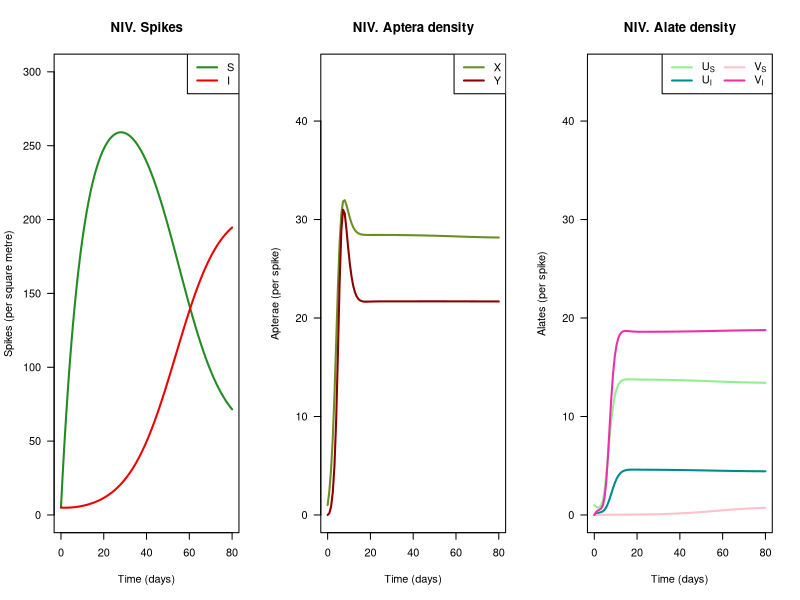
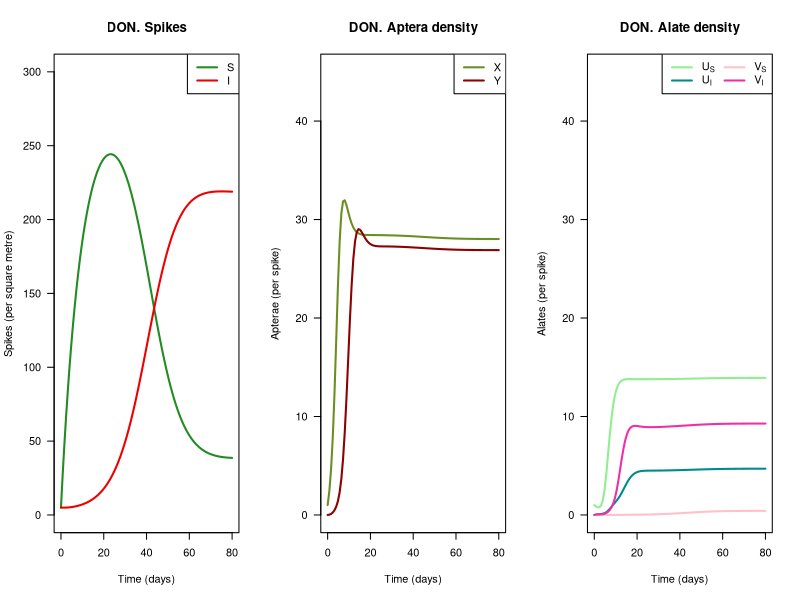
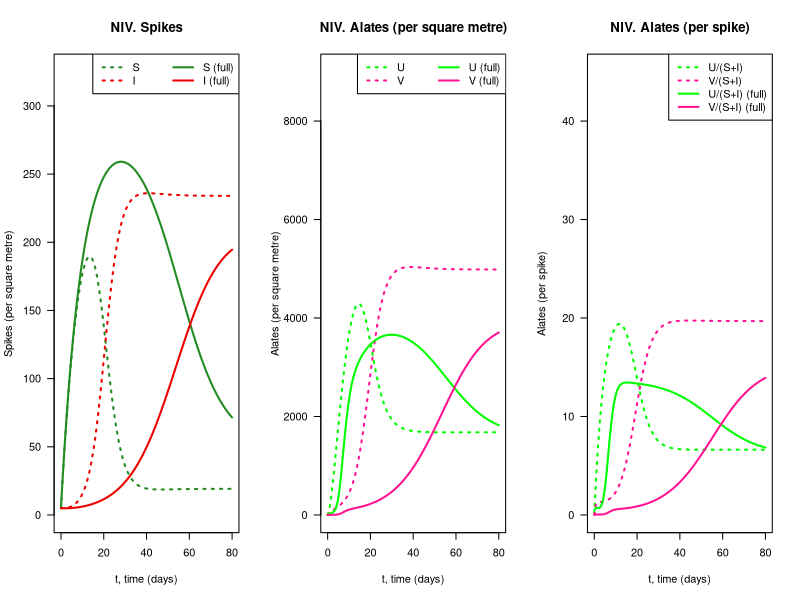
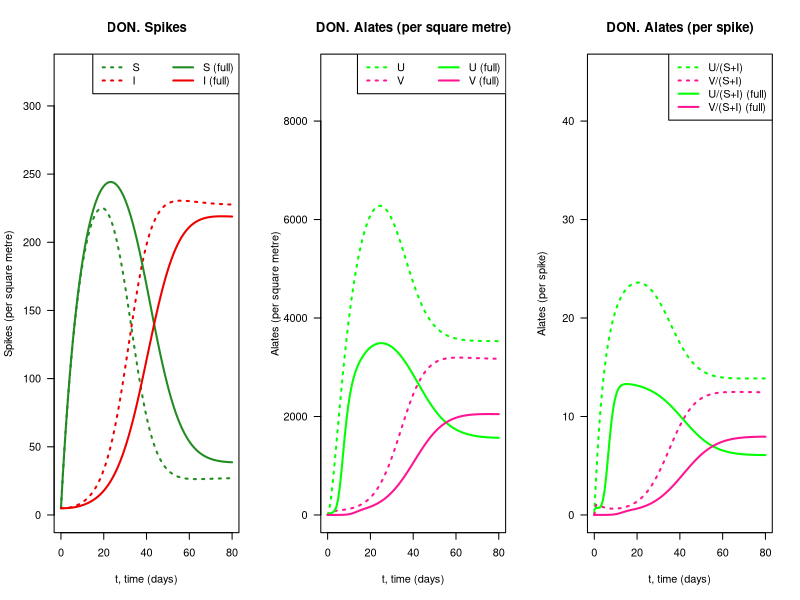

Recreate these plots in R, in order.
## ---- chunk 1
knitr::opts_chunk$set(echo = TRUE)
library(readxl)
library(deSolve)
library(fields)
library(sfsmisc)
## ---- chunk 2
fullModel <- function(t, y, par)
{
  # extract state variables
  X <- y[1]
  Y <- y[2]
  US <- y[3]
  UI <- y[4]
  VS <- y[5]
  VI <- y[6]
  S <- y[7]
  I <- y[8]
  
  # derived state variables
  WS <- US + VS
  WI <- UI + VI
  
  # extract parameters
  a <- par$a
  bS <- par$bS
  dS <- par$dS
  M <- par$M
  e <- par$e
  bI <- par$bI
  dI <- par$dI
  v <- par$v
  Gamma <- par$Gamma
  c <- par$c
  eta <- par$eta
  alpha <- par$alpha
  mu <- par$mu
  K <- par$K
  r <- par$r
  beta <- par$beta
  delta <- par$delta
  
  # calculate right hand sides of differential equations
  diffX <- (a*WS + (bS-dS)*X)*(1 - (X+WS)/M) - e*(X+WS)*X/M
  diffY <- (a*WI + (bI-dI)*Y)*(1 - (Y+WI)/M) - e*(Y+WI)*Y/M
  
  RoFU <- (S*US+I*UI)/Gamma
  RoFV <- (S*VS+I*VI)/Gamma
  
  diffUS <- (RoFU/(S+v*I))*(1 - (X+WS)/M) - US/Gamma - c*US + eta*VS + e*(X+WS)*X/M
  diffUI <- -alpha*UI + (v*RoFU/(S+v*I))*(1 - (Y+WI)/M) - UI/Gamma - c*UI + eta*VI
  
  diffVS <- (RoFV/(S+I))*(1 - (X+WS)/M) - VS/Gamma - (c + eta)*VS
  diffVI <- alpha*US + (RoFV/(S+I))*(1 - (Y+WI)/M) - VI/Gamma - (c + eta)*VI + e*(Y+WI)*Y/M
  
  diffS <- mu*(K - (S + I)) - r*I*S/K - beta*VS*S
  diffI <- r*I*S/K + beta*VS*S - delta*I
  
  # return rates of change
  return(list(c(diffX, 
                diffY,
                diffUS,
                diffUI,
                diffVS,
                diffVI,
                diffS,
                diffI)))
}
## ---- chunk 3
simpleModel <- function(t, y, par)
{
  # extract state variables
  U <- y[1]
  V <- y[2]
  S <- y[3]
  I <- y[4]
  
  # extract parameters
  alpha <- par$alpha
  v <- par$v
  eta <- par$eta
  c <- par$c
  e <- par$e
  M <- par$M
  mu <- par$mu
  K <- par$K
  r <- par$r
  beta <- par$beta
  delta <- par$delta

  # calculate right hand sides of differential equations
  diffU <- -alpha*v*I*U/(S+v*I) + eta*V - c*U + e*(M*S - (U+V)*S/(S+I))
  diffV <- alpha*v*I*U/(S+v*I) - eta*V - c*V + e*(M*I - (U+V)*I/(S+I))
  
  diffS <- mu*(K - (S + I)) - r*I*S/K - beta*V*S/K
  diffI <- r*I*S/K + beta*V*S/K - delta*I
  
  # return rates of change
  return(list(c(diffU, 
                diffV,
                diffS,
                diffI)))
}
## ---- chunk 4
# Parameterisation for NIV
defParmFullNIV <- list(a  = 0.8, # nymph production from alatae
                       bS = 0.8, # nymph production from aptera on susceptible spike
                       dS = 0.1, # mortality rate of aptera on a susceptible spike 
                       M  = 50,  # aphid carrying capacity
                       e  = 0.2, # maximum formation rate of alatae from aptera on spikes
                       bI = 1.0, # nymph production from aptera on infected spike
                       dI = 0.1, # mortality rate of apterae on an infected spike 
                       v  = 1.2, # bias of unexposed alatae to land on infected spikes 
                       c  = 0.18,# mortality rate of alatae after producing nymphs 
                       mu = 0.1, # appearance rate of spikes on tillers
                       K  = 300, # maximum population density of spikes 
                       r  = 0.1, # per spike infection rate by splash (conidia) dispersal 
                       eta   = 0.2,  # loss rate of chemotype from exposed alatae 
                       alpha = 0.5,  # exposure coefficient of unexposed alatae on infected spikes
                       Gamma = 5,    # time period an alate remains on a spike 
                       beta  = 0.01, # per alate transmission rate of Fusarium by alate aphids
                       delta = 0.02) # rate of removal to the postinfectious compartment

# Initial conditions: same for both chemotypes
yZeroFull <- c(X = 1,
               Y = 0,
               US = 1,
               UI = 0,
               VS = 0,
               VI = 0,
               S = 5,
               I = 5)

# Initial conditions: same for both chemotypes
yZeroSimple <- c(U = 1,
                 V = 0,
                 S = 5,
                 I = 5)

# Parameterisation for DON is an update to that for NIV
defParmFullDON <- defParmFullNIV

defParmFullDON$r <- 1.5 * defParmFullNIV$r           # 150% of value for NIV
defParmFullDON$bI <- 0.6 * defParmFullNIV$bI         # 60% of value for NIV
defParmFullDON$dI <- 1.2 * defParmFullNIV$dI         # 120% of value for NIV
defParmFullDON$v  <- 0.25 * defParmFullNIV$v         # 25% of value for NIV
defParmFullDON$alpha  <- 0.1 * defParmFullNIV$alpha  # 10% of value for NIV
defParmFullDON$beta <- 0.5 * defParmFullNIV$beta     # 50% of value for NIV
## ---- chunk 5
tMax <- 80
maxPerSpike <- 45
thisP <- defParmFullNIV
odeRet <- data.frame(ode(y = yZeroFull, 
                           times = seq(0,tMax,length.out=101), 
                           func = fullModel, 
                           parms = thisP, 
                           method = "ode23"))

odeRetNIVFull <- odeRet

par(las=1)
par(mfrow = c(1,3))

plot(odeRet$time,
     odeRet$S,
     ty="l",
     col="forestgreen",
     lwd=2,
     xlab="Time (days)",
     ylab="Spikes (per square metre)",
     main="NIV. Spikes",
     ylim=c(0,thisP$K))
lines(odeRet$time,
      odeRet$I,
      lwd=2,
      col="red2")
legend("topright",
       c("S","I"),
       col=c("forestgreen","red2"),
       lwd=2,
       lty=1)

plot(odeRet$time,
     odeRet$X,
     ty="l",
     col="olivedrab",
     lwd=2,
     xlab="Time (days)",
     ylab="Apterae (per spike)",
     main="NIV. Aptera density",
     ylim=c(0,maxPerSpike))
lines(odeRet$time,
      odeRet$Y,
      lwd=2,
      col="red4")
legend("topright",
       c("X","Y"),
       col=c("olivedrab","red4"),
       lwd=2,
       lty=1)

plot(odeRet$time,
     odeRet$US,
     ty="l",
     col="lightgreen",
     lwd=2,
     xlab="Time (days)",
     ylab="Alates (per spike)",
     main="NIV. Alate density",
     ylim=c(0,maxPerSpike))
lines(odeRet$time,
      odeRet$UI,
      lwd=2,
      col="cyan4")
lines(odeRet$time,
      odeRet$VS,
      lwd=2,
      col="pink")
lines(odeRet$time,
      odeRet$VI,
      lwd=2,
      col="maroon2")
legend("topright",
       c(expression(U[S]),expression(U[I]),expression(V[S]),expression(V[I])),
       col=c("lightgreen","cyan4","pink","maroon2"),
       lwd=2,
       ncol=2,
       lty=1)
## ---- chunk 6
thisP <- defParmFullDON
odeRet <- data.frame(ode(y = yZeroFull, 
                           times = seq(0,tMax,length.out=101), 
                           func = fullModel, 
                           parms = thisP, 
                           method = "ode23"))

odeRetDONFull <- odeRet

par(las=1)
par(mfrow = c(1,3))

plot(odeRet$time,
     odeRet$S,
     ty="l",
     col="forestgreen",
     lwd=2,
     xlab="Time (days)",
     ylab="Spikes (per square metre)",
     main="DON. Spikes",
     ylim=c(0,thisP$K))
lines(odeRet$time,
      odeRet$I,
      lwd=2,
      col="red2")
legend("topright",
       c("S","I"),
       col=c("forestgreen","red2"),
       lwd=2,
       lty=1)

plot(odeRet$time,
     odeRet$X,
     ty="l",
     col="olivedrab",
     lwd=2,
     xlab="Time (days)",
     ylab="Apterae (per spike)",
     main="DON. Aptera density",
     ylim=c(0,maxPerSpike))
lines(odeRet$time,
      odeRet$Y,
      lwd=2,
      col="red4")
legend("topright",
       c("X","Y"),
       col=c("olivedrab","red4"),
       lwd=2,
       lty=1)

plot(odeRet$time,
     odeRet$US,
     ty="l",
     col="lightgreen",
     lwd=2,
     xlab="Time (days)",
     ylab="Alates (per spike)",
     main="DON. Alate density",
     ylim=c(0,maxPerSpike))
lines(odeRet$time,
      odeRet$UI,
      lwd=2,
      col="cyan4")
lines(odeRet$time,
      odeRet$VS,
      lwd=2,
      col="pink")
lines(odeRet$time,
      odeRet$VI,
      lwd=2,
      col="maroon2")
legend("topright",
       c(expression(U[S]),expression(U[I]),expression(V[S]),expression(V[I])),
       col=c("lightgreen","cyan4","pink","maroon2"),
       lwd=2,
       ncol=2,
       lty=1)

## ---- chunk 7
totAlateMax <- 9000
siMax <- 325

thisPSimple <- defParmFullNIV

odeRet <- data.frame(ode(y = yZeroSimple, 
                           times = seq(0,tMax,length.out=101), 
                           func = simpleModel, 
                           parms = thisPSimple, 
                           method = "ode23"))

par(las=1)
par(mfrow = c(1,3))

plot(odeRet$time,
     odeRet$S,
     ty="l",
     col="forestgreen",
     lwd=2,
     xlab="t, time (days)",
     ylab="Spikes (per square metre)",
     main="NIV. Spikes",
     ylim=c(0,siMax),lty=3)
lines(odeRet$time,
      odeRet$I,
      lwd=2,
      col="red2",lty=3)

lines(odeRetNIVFull$time,
     odeRetNIVFull$S,
     lty=1,lwd=2,col="forestgreen")

lines(odeRetNIVFull$time,
     odeRetNIVFull$I,
     lty=1,lwd=2,col="red2")

legend("topright",
       c("S","I","S (full)","I (full)"),
       col=c("forestgreen","red2"),
       lwd=2,
       lty=c(3,3,1,1),ncol=2)

plot(odeRet$time,
     odeRet$U,
     ty="l",
     col="green",
     lwd=2,
     xlab="t, time (days)",
     ylab="Alates (per square metre)",
     main="NIV. Alates (per square metre)",
     ylim=c(0,totAlateMax),lty=3)
lines(odeRet$time,
      odeRet$V,
      lwd=2,
      col="deeppink",lty=3)

fullU <- odeRetNIVFull$S * odeRetNIVFull$US + odeRetNIVFull$I * odeRetNIVFull$UI
fullV <- odeRetNIVFull$S * odeRetNIVFull$VS + odeRetNIVFull$I * odeRetNIVFull$VI

fullUPerSpike <- fullU / (odeRetNIVFull$S + odeRetNIVFull$I)
fullVPerSpike <- fullV / (odeRetNIVFull$S + odeRetNIVFull$I)

lines(odeRetNIVFull$time,
     fullU,
     lty=1,lwd=2,col="green")

lines(odeRetNIVFull$time,
     fullV,
     lty=1,lwd=2,col="deeppink")

legend("topright",
       c("U","V", "U (full)", "V (full)"),
       col=c("green","deeppink"),
       lwd=2,
       lty=c(3,3,1,1),ncol=2)

plot(odeRet$time,
     odeRet$U/(odeRet$S+odeRet$I),
     ty="l",
     col="green",
     lwd=2,
     xlab="t, time (days)",
     ylab="Alates (per spike)",
     main="NIV. Alates (per spike)",
     ylim=c(0,maxPerSpike),lty=3)
lines(odeRet$time,
      odeRet$V/(odeRet$S+odeRet$I),
      lwd=2,
      col="deeppink",lty=3)
lines(odeRetNIVFull$time,
     fullUPerSpike,
     lty=1,lwd=2,col="green")
lines(odeRetNIVFull$time,
     fullVPerSpike,
     lty=1,lwd=2,col="deeppink")
legend("topright",
       c("U/(S+I)","V/(S+I)", "U/(S+I) (full)", "V/(S+I) (full)"),
       col=c("green","deeppink"),
       lwd=2,
       lty=c(3,3,1,1))


## ---- chunk 8
thisPSimple <- defParmFullDON
odeRet <- data.frame(ode(y = yZeroSimple, 
                           times = seq(0,tMax,length.out=101), 
                           func = simpleModel, 
                           parms = thisPSimple, 
                           method = "ode23"))

par(las=1)
par(mfrow = c(1,3))

plot(odeRet$time,
     odeRet$S,
     ty="l",
     col="forestgreen",
     lwd=2,
     xlab="t, time (days)",
     ylab="Spikes (per square metre)",
     main="DON. Spikes",
     ylim=c(0,siMax),lty=3)
lines(odeRet$time,
      odeRet$I,
      lwd=2,
      col="red2",lty=3)

lines(odeRetDONFull$time,
     odeRetDONFull$S,
     lty=1,lwd=2,col="forestgreen")

lines(odeRetDONFull$time,
     odeRetDONFull$I,
     lty=1,lwd=2,col="red2")

legend("topright",
       c("S","I","S (full)","I (full)"),
       col=c("forestgreen","red2"),
       lwd=2,
       lty=c(3,3,1,1),ncol=2)

plot(odeRet$time,
     odeRet$U,
     ty="l",
     col="green",
     lwd=2,
     xlab="t, time (days)",
     ylab="Alates (per square metre)",
     main="DON. Alates (per square metre)",
     ylim=c(0,totAlateMax),lty=3)
lines(odeRet$time,
      odeRet$V,
      lwd=2,
      col="deeppink",lty=3)

fullU <- odeRetDONFull$S * odeRetDONFull$US + odeRetDONFull$I * odeRetDONFull$UI
fullV <- odeRetDONFull$S * odeRetDONFull$VS + odeRetDONFull$I * odeRetDONFull$VI

fullUPerSpike <- fullU / (odeRetDONFull$S + odeRetDONFull$I)
fullVPerSpike <- fullV / (odeRetDONFull$S + odeRetDONFull$I)

lines(odeRetDONFull$time,
     fullU,
     lty=1,lwd=2,col="green")

lines(odeRetDONFull$time,
     fullV,
     lty=1,lwd=2,col="deeppink")

legend("topright",
       c("U","V", "U (full)", "V (full)"),
       col=c("green","deeppink"),
       lwd=2,
       lty=c(3,3,1,1),ncol=2)

plot(odeRet$time,
     odeRet$U/(odeRet$S+odeRet$I),
     ty="l",
     col="green",
     lwd=2,
     xlab="t, time (days)",
     ylab="Alates (per spike)",
     main="DON. Alates (per spike)",
     ylim=c(0,maxPerSpike),lty=3)
lines(odeRet$time,
      odeRet$V/(odeRet$S+odeRet$I),
      lwd=2,
      col="deeppink",lty=3)
lines(odeRetDONFull$time,
     fullUPerSpike,
     lty=1,lwd=2,col="green")
lines(odeRetDONFull$time,
     fullVPerSpike,
     lty=1,lwd=2,col="deeppink")
legend("topright",
       c("U/(S+I)","V/(S+I)", "U/(S+I) (full)", "V/(S+I) (full)"),
       col=c("green","deeppink"),
       lwd=2,
       lty=c(3,3,1,1))
